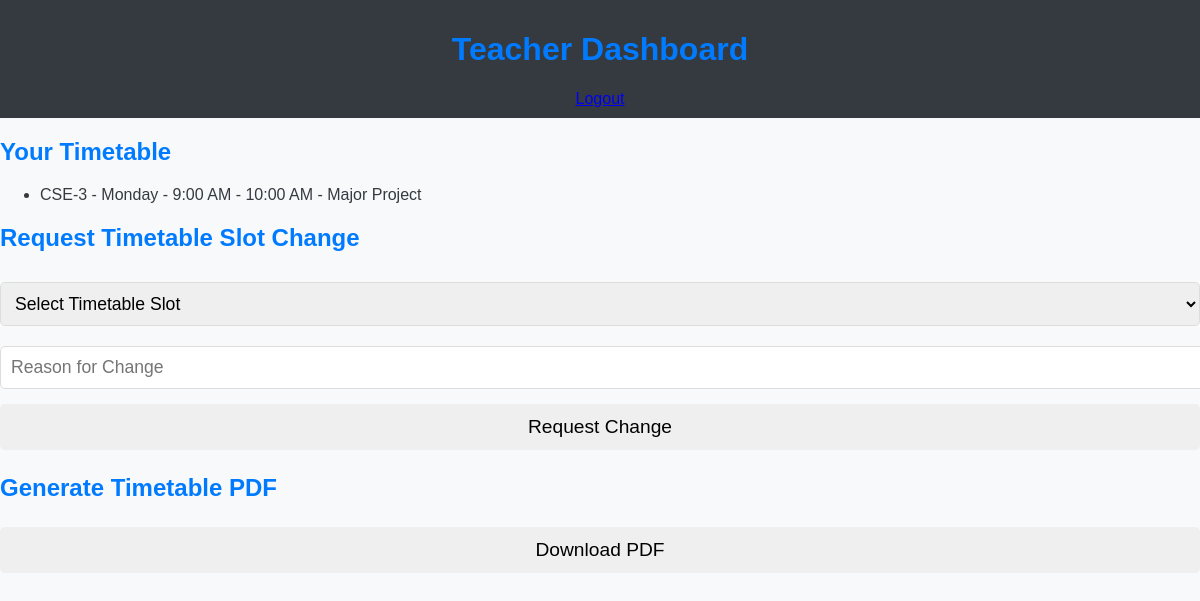
/teacher_dashboard (signed in), run on an earlier commit of the app's database.
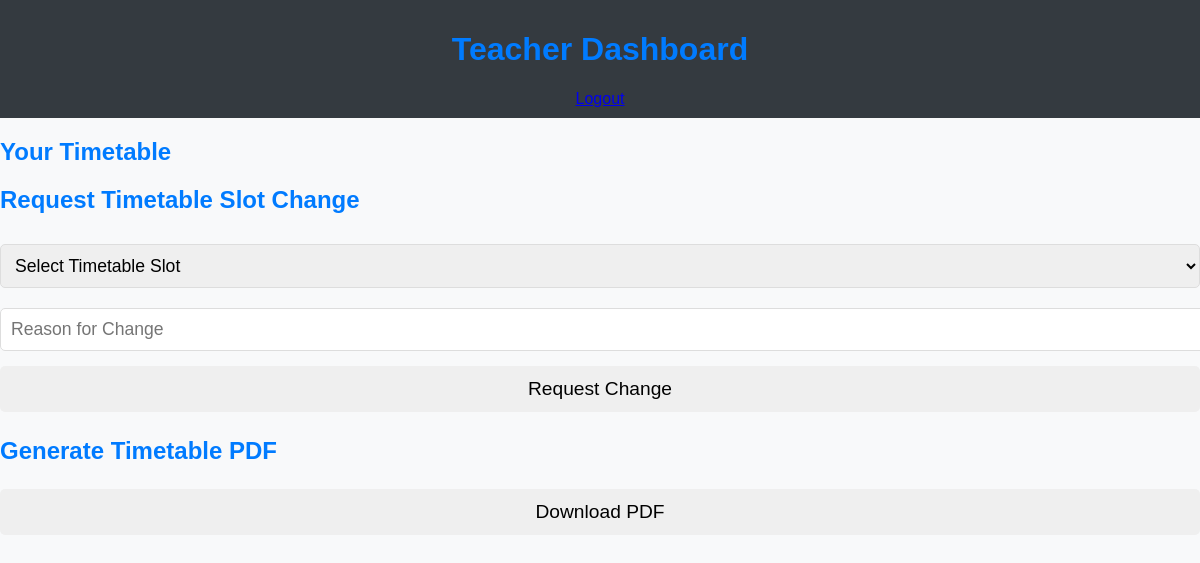
And on a later commit of the database.
### backend/models.py (models this page shows, shortened)
class Timetable(db.Model):
    __tablename__ = 'timetable'
    id = db.Column(db.Integer, primary_key=True)
    class_name = db.Column(db.String(50), db.ForeignKey('class.class_name'), nullable=False)  # Referencing class_name
    day = db.Column(db.Enum('Monday', 'Tuesday', 'Wednesday', 'Thursday', 'Friday'), nullable=False)
    time_slot = db.Column(db.String(50), nullable=False)
    subject_code = db.Column(db.String(50), db.ForeignKey('subjects.subject_code'), nullable=False)
    teacher_id = db.Column(db.Integer, db.ForeignKey('teacher.id'), nullable=False)
    class_ = db.relationship('Class', backref='timetables', lazy=True)
    subject = db.relationship('Subject', backref='timetables', lazy=True)
    teacher = db.relationship('Teacher', backref='timetables', lazy=True)

class Class(db.Model):
    __tablename__ = 'class'
    id = db.Column(db.Integer, primary_key=True)  # Primary key (usually an integer ID)
    class_name = db.Column(db.String(20), unique=True, nullable=False)  # class_name is unique

class Subject(db.Model):
    __tablename__ = 'subjects'
    subject_code = db.Column(db.String(50), primary_key=True)  # 'subject_code' as the primary key
    subject_name = db.Column(db.String(100), nullable=False)

### backend/routes.py (the view)
    @app.route('/teacher_dashboard')
    def teacher_dashboard():
        if session.get('user_role') != 'teacher':
            return redirect(url_for('index'))
        user_id = session.get('user_id')
        teacher = Teacher.query.filter_by(user_id=user_id).first()
        if teacher is None:
            flash('Teacher not found.', 'error')
            return redirect(url_for('index'))
        timetables = Timetable.query.filter_by(teacher_id=teacher.id).all()
        return render_template('teacher_dashboard.html', timetables=timetables)

### frontend/templates/teacher_dashboard.html (shortened to what this page needs)
<!DOCTYPE html>
<html>
<head>
    <link rel="stylesheet" type="text/css" href="{{ url_for('static', filename='css/styles.css') }}">
</head>
<body>
    <header>
        <h1>Teacher Dashboard</h1>
        <a href="{{ url_for('logout') }}">Logout</a>
    </header>
    <div class="container">
        <h2>Your Timetable</h2>
        <ul>
        {% for timetable in timetables %}
            <li>{{ timetable.class_.class_name }} - {{ timetable.day }} - {{ timetable.time_slot }} - {{ timetable.subject.subject_name }}</li>
        {% endfor %}
        </ul>
        <h2>Request Timetable Slot Change</h2>
        <form method="POST" action="{{ url_for('request_slot_change') }}">
            <select name="timetable_id" required>
                <option value="">Select Timetable Slot</option>
            </select>
            <input type="text" name="reason" placeholder="Reason for Change" required>
            <button type="submit">Request Change</button>
        </form>
        <h2>Generate Timetable PDF</h2>
        <form method="GET" action="{{ url_for('generate_pdf_route') }}">
            <button type="submit">Download PDF</button>
        </form>
    </div>
</body>
</html>

What changed in the data, as far as the page shows it:
no longer on this page (row edited): Timetable: class_.class_name "CSE-3", day "Monday", time_slot "9:00 AM - 10:00 AM", subject.subject_name "Major Project"
